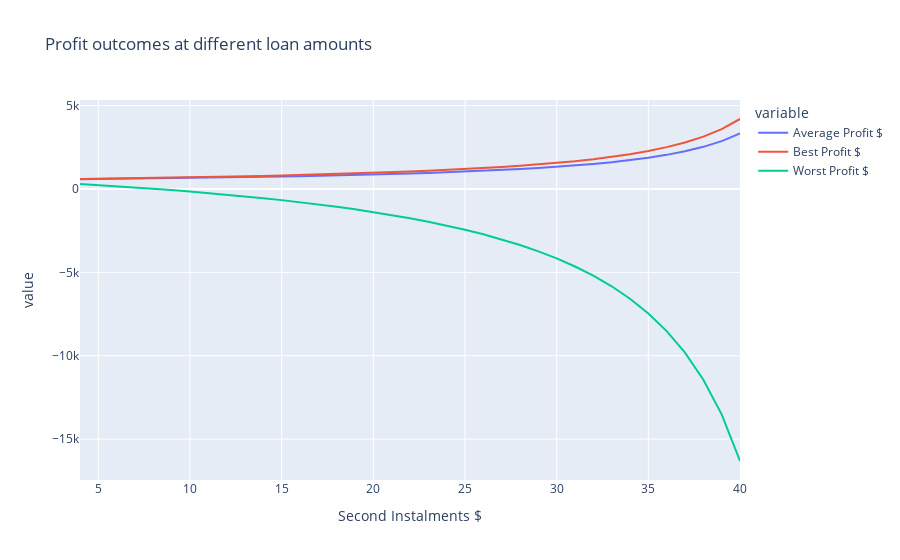
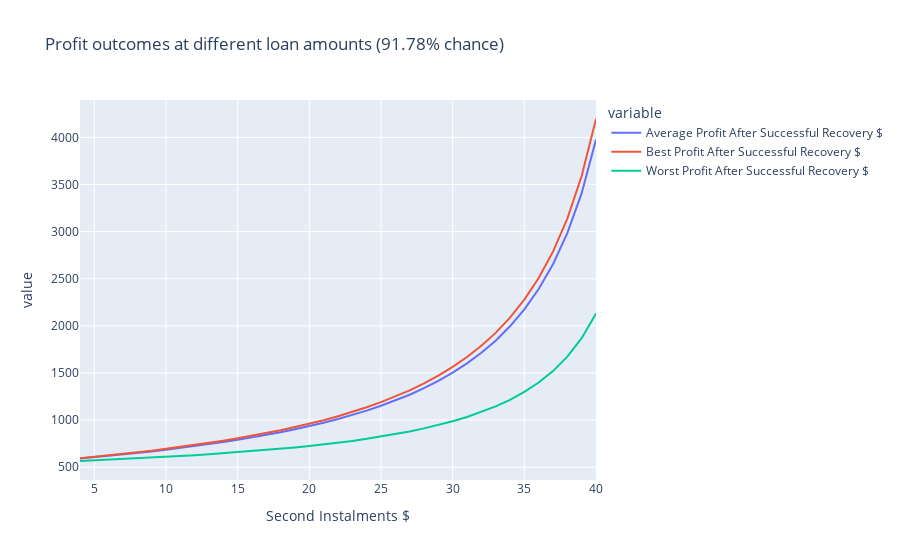

The notebook cell these images were saved under, in order:
### Markdown cell above
Profit outcome analysis

### Code cell
# a line graph for the average return with different gearing ratios and profits
possible_loan_amounts = range(int(underlying_share_price * 0.1), int(underlying_share_price * 0.9)) # 10%-90% gearing
possible_first_instalments = []
possible_num_of_warrants = []
possible_average_profits = []
possible_best_profits = []
possible_worst_profits = []

successful_recovery_possible_average_profits = []
successful_recovery_possible_best_profits = []
successful_recovery_possible_worst_profits = []

for loan in possible_loan_amounts:
    possible_first_instalments.append(round(underlying_share_price - loan, 3))

for instalment in possible_first_instalments:
    possible_num_of_warrants.append(int(investment_amount / instalment))

for i in range(len(possible_num_of_warrants)):
    loan = possible_loan_amounts[i]
    div = dps * possible_num_of_warrants[i]
    
    avg_interest = (loan * (1 + daily_interst_rate) ** full_avg_recovery_duration - loan) * possible_num_of_warrants[i]
    best_interest = (loan * (1 + daily_interst_rate) ** min(full_div_recovery_duration) - loan) * possible_num_of_warrants[i]
    worst_interest = (loan * (1 + daily_interst_rate) ** max(full_div_recovery_duration) - loan) * possible_num_of_warrants[i]
    
    successful_recovery_avg_interest = (loan * (1 + daily_interst_rate) ** avg_recovery_duration - loan) * possible_num_of_warrants[i]
    successful_recovery_best_interest = (loan * (1 + daily_interst_rate) ** min(div_recovery_duration) - loan) * possible_num_of_warrants[i]
    successful_recovery_worst_interest = (loan * (1 + daily_interst_rate) ** max(div_recovery_duration) - loan) * possible_num_of_warrants[i]
    
    
    possible_average_profits.append(round(div - avg_interest, 2))
    possible_best_profits.append(round(div - best_interest, 2))
    possible_worst_profits.append(round(div - worst_interest, 2))
    
    successful_recovery_possible_average_profits.append(round(div - successful_recovery_avg_interest, 2))
    successful_recovery_possible_best_profits.append(round(div - successful_recovery_best_interest, 2))
    successful_recovery_possible_worst_profits.append(round(div - successful_recovery_worst_interest, 2))

result_df = pd.DataFrame()
result_df["Second Instalments $"] = possible_loan_amounts
result_df["Average Profit $"] = possible_average_profits
result_df["Best Profit $"] = possible_best_profits
result_df["Worst Profit $"] = possible_worst_profits

success_result_df = pd.DataFrame()
success_result_df["Second Instalments $"] = possible_loan_amounts
success_result_df["Average Profit After Successful Recovery $"] = successful_recovery_possible_average_profits
success_result_df["Best Profit After Successful Recovery $"] = successful_recovery_possible_best_profits
success_result_df["Worst Profit After Successful Recovery $"] = successful_recovery_possible_worst_profits

print("Profit outcomes at different loan amounts based on the entire dividend history")
px.line(result_df, x = "Second Instalments $", 
        y = ["Average Profit $", "Best Profit $", "Worst Profit $"],
        title = "Profit outcomes at different loan amounts").show()

print(f"Profit outcomes at {round(success_rate * 100, 2)}% of the chance (share price recovers before the next ex-dividend date)")
px.line(success_result_df, x = "Second Instalments $", 
        y = ["Average Profit After Successful Recovery $", "Best Profit After Successful Recovery $", "Worst Profit After Successful Recovery $"],
        title = f"Profit outcomes at different loan amounts ({round(success_rate * 100, 2)}% chance)").show()

### Figure 1 — Plotly figure (JSON) as saved in the notebook; plotly's stock layout.template omitted (floating-point values rounded to 4 significant figures)
{"data": [{"hovertemplate": "variable=Average Profit $<br>Second Instalments $=%{x}<br>value=%{y}<extra></extra>", "legendgroup": "Average Profit $", "line": {"color": "#636efa", "dash": "solid"}, "marker": {"symbol": "circle"}, "mode": "lines", "name": "Average Profit $", "orientation": "v", "showlegend": true, "type": "scatter", "x": [4, 5, 6, 7, 8, 9, 10, 11, 12, 13, 14, 15, 16, 17, 18, 19, 20, 21, 22, 23, 24, 25, 26, 27, 28, 29, 30, 31, 32, 33, 34, 35, 36, 37, 38, 39, 40], "xaxis": "x", "y": [582.6, 594.2, 605.5, 616.7, 630.2, 643.5, 658.9, 674.2, 689.2, 706.4, 725.6, 744.6, 765.6, 786.4, 809.1, 836, 862.5, 891.0, 923.4, 957.6, 995.8, 1038.0, 1083.0, 1133.0, 1190.0, 1253.0, 1323.0, 1403.0, 1495.0, 1599.0, 1723.0, 1870.0, 2045.0, 2258.0, 2526.0, 2871.0, 3334.0], "yaxis": "y"}, {"hovertemplate": "variable=Best Profit $<br>Second Instalments $=%{x}<br>value=%{y}<extra></extra>", "legendgroup": "Best Profit $", "line": {"color": "#EF553B", "dash": "solid"}, "marker": {"symbol": "circle"}, "mode": "lines", "name": "Best Profit $", "orientation": "v", "showlegend": true, "type": "scatter", "x": [4, 5, 6, 7, 8, 9, 10, 11, 12, 13, 14, 15, 16, 17, 18, 19, 20, 21, 22, 23, 24, 25, 26, 27, 28, 29, 30, 31, 32, 33, 34, 35, 36, 37, 38, 39, 40], "xaxis": "x", "y": [594.8, 609.8, 624.7, 639.7, 657.1, 674.5, 694.5, 714.4, 734.3, 756.8, 781.7, 806.6, 834, 861.4, 891.3, 926.2, 961.1, 998.4, 1041.0, 1086.0, 1135.0, 1190.0, 1250.0, 1315.0, 1390.0, 1472.0, 1564, 1669.0, 1788.0, 1925.0, 2087.0, 2279.0, 2508.0, 2787.0, 3139.0, 3590.0, 4195.0], "yaxis": "y"}, {"hovertemplate": "variable=Worst Profit $<br>Second Instalments $=%{x}<br>value=%{y}<extra></extra>", "legendgroup": "Worst Profit $", "line": {"color": "#00cc96", "dash": "solid"}, "marker": {"symbol": "circle"}, "mode": "lines", "name": "Worst Profit $", "orientation": "v", "showlegend": true, "type": "scatter", "x": [4, 5, 6, 7, 8, 9, 10, 11, 12, 13, 14, 15, 16, 17, 18, 19, 20, 21, 22, 23, 24, 25, 26, 27, 28, 29, 30, 31, 32, 33, 34, 35, 36, 37, 38, 39, 40], "xaxis": "x", "y": [304.9, 238.2, 167.9, 93.88, 16.3, -65.55, -152.2, -243.8, -340.2, -442.9, -552.9, -669.0, -793.6, -924.9, -1066.0, -1221.0, -1384.0, -1560.0, -1753.0, -1962.0, -2190.0, -2442.0, -2717.0, -3019.0, -3360.0, -3739.0, -4165.0, -4648.0, -5200.0, -5834.0, -6580.0, -7464.0, -8522.0, -9811.0, -11430.0, -13510.0, -16310.0], "yaxis": "y"}], "layout": {"legend": {"title": {"text": "variable"}, "tracegroupgap": 0}, "title": {"text": "Profit outcomes at different loan amounts"}, "xaxis": {"anchor": "y", "domain": [0, 1], "title": {"text": "Second Instalments $"}}, "yaxis": {"anchor": "x", "domain": [0, 1], "title": {"text": "value"}}}}

### Figure 2 — Plotly figure (JSON) as saved in the notebook; plotly's stock layout.template omitted (floating-point values rounded to 4 significant figures)
{"data": [{"hovertemplate": "variable=Average Profit After Successful Recovery $<br>Second Instalments $=%{x}<br>value=%{y}<extra></extra>", "legendgroup": "Average Profit After Successful Recovery $", "line": {"color": "#636efa", "dash": "solid"}, "marker": {"symbol": "circle"}, "mode": "lines", "name": "Average Profit After Successful Recovery $", "orientation": "v", "showlegend": true, "type": "scatter", "x": [4, 5, 6, 7, 8, 9, 10, 11, 12, 13, 14, 15, 16, 17, 18, 19, 20, 21, 22, 23, 24, 25, 26, 27, 28, 29, 30, 31, 32, 33, 34, 35, 36, 37, 38, 39, 40], "xaxis": "x", "y": [591.7, 605.8, 619.9, 633.9, 650.3, 666.7, 685.5, 704.2, 722.9, 744.0, 767.5, 790.9, 816.7, 842.4, 870.5, 903.4, 936.2, 971.3, 1011.0, 1053.0, 1100.0, 1152.0, 1208.0, 1269.0, 1339.0, 1416.0, 1503.0, 1602.0, 1714.0, 1843.0, 1995.0, 2176.0, 2391.0, 2654.0, 2984.0, 3408.0, 3977.0], "yaxis": "y"}, {"hovertemplate": "variable=Best Profit After Successful Recovery $<br>Second Instalments $=%{x}<br>value=%{y}<extra></extra>", "legendgroup": "Best Profit After Successful Recovery $", "line": {"color": "#EF553B", "dash": "solid"}, "marker": {"symbol": "circle"}, "mode": "lines", "name": "Best Profit After Successful Recovery $", "orientation": "v", "showlegend": true, "type": "scatter", "x": [4, 5, 6, 7, 8, 9, 10, 11, 12, 13, 14, 15, 16, 17, 18, 19, 20, 21, 22, 23, 24, 25, 26, 27, 28, 29, 30, 31, 32, 33, 34, 35, 36, 37, 38, 39, 40], "xaxis": "x", "y": [594.8, 609.8, 624.7, 639.7, 657.1, 674.5, 694.5, 714.4, 734.3, 756.8, 781.7, 806.6, 834, 861.4, 891.3, 926.2, 961.1, 998.4, 1041.0, 1086.0, 1135.0, 1190.0, 1250.0, 1315.0, 1390.0, 1472.0, 1564, 1669.0, 1788.0, 1925.0, 2087.0, 2279.0, 2508.0, 2787.0, 3139.0, 3590.0, 4195.0], "yaxis": "y"}, {"hovertemplate": "variable=Worst Profit After Successful Recovery $<br>Second Instalments $=%{x}<br>value=%{y}<extra></extra>", "legendgroup": "Worst Profit After Successful Recovery $", "line": {"color": "#00cc96", "dash": "solid"}, "marker": {"symbol": "circle"}, "mode": "lines", "name": "Worst Profit After Successful Recovery $", "orientation": "v", "showlegend": true, "type": "scatter", "x": [4, 5, 6, 7, 8, 9, 10, 11, 12, 13, 14, 15, 16, 17, 18, 19, 20, 21, 22, 23, 24, 25, 26, 27, 28, 29, 30, 31, 32, 33, 34, 35, 36, 37, 38, 39, 40], "xaxis": "x", "y": [565.6, 572.4, 578.8, 584.8, 592.6, 600.1, 609.3, 618.0, 626.2, 636.1, 647.4, 658.1, 670.2, 681.7, 694.4, 710.2, 725.1, 741.0, 759.7, 779.0, 800.8, 824.9, 850.9, 878.8, 911.7, 947.5, 987.6, 1033.0, 1085.0, 1145.0, 1215.0, 1299.0, 1398.0, 1520.0, 1673.0, 1869.0, 2132.0], "yaxis": "y"}], "layout": {"legend": {"title": {"text": "variable"}, "tracegroupgap": 0}, "title": {"text": "Profit outcomes at different loan amounts (91.78% chance)"}, "xaxis": {"anchor": "y", "domain": [0, 1], "title": {"text": "Second Instalments $"}}, "yaxis": {"anchor": "x", "domain": [0, 1], "title": {"text": "value"}}}}
